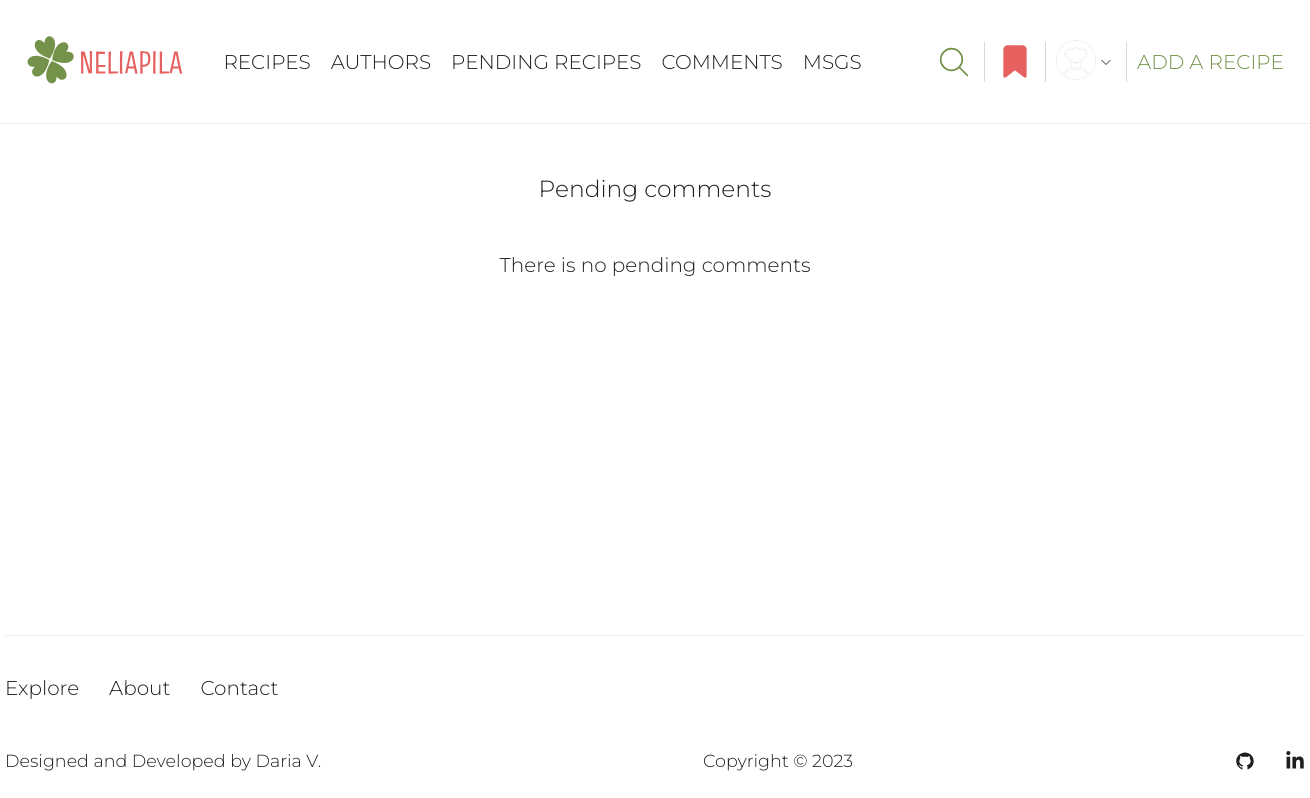
Before: /pending-comments/ (signed in) with the older database file.
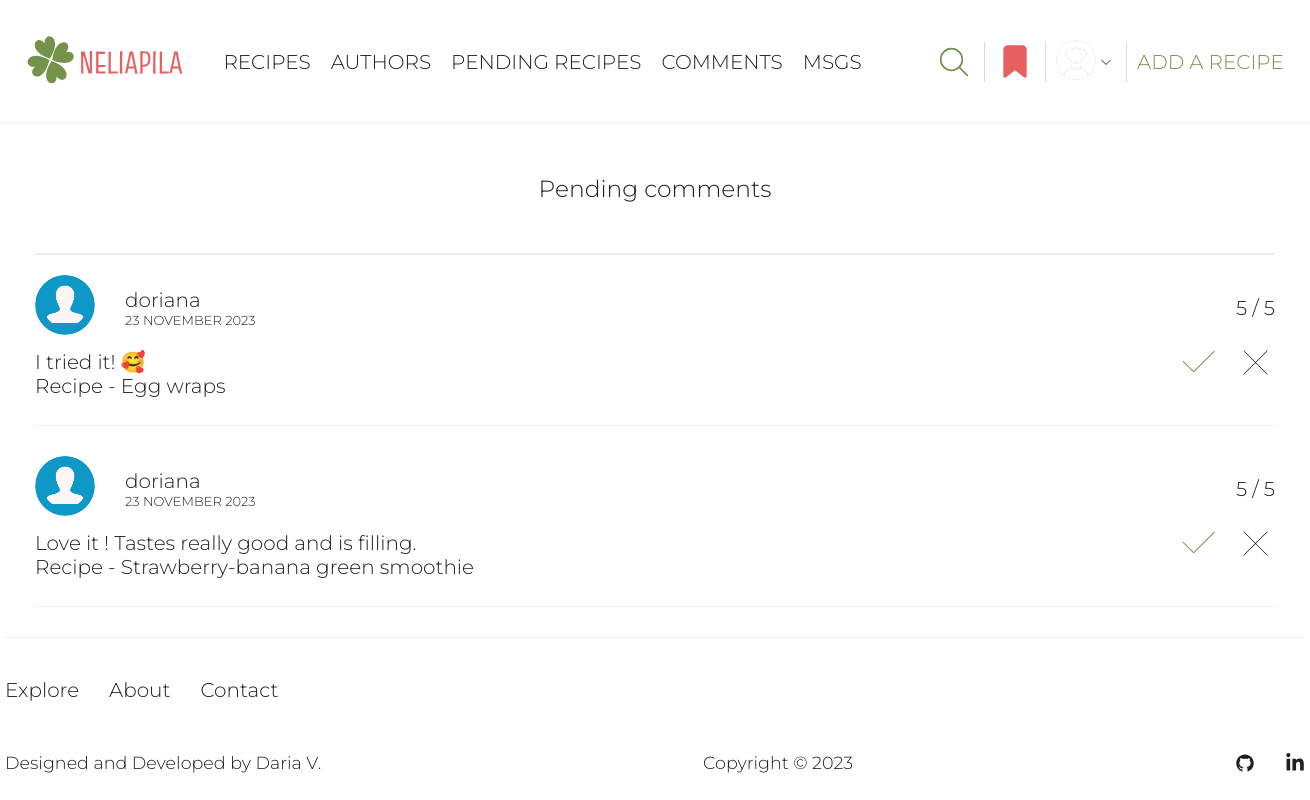
After: the same page with the newer database file.
### user/models.py (models this page shows, shortened)
class Profile(models.Model):
    user = models.OneToOneField(User, on_delete=models.CASCADE)
    name = models.CharField(max_length=50, null=True, blank=True)
    email = models.EmailField(max_length=500, blank=True, null=True, unique=True)
    username = models.CharField(max_length=50, blank=True, null=True)
    bio = models.TextField(blank=True, null=True)
    image = models.ImageField(upload_to='profiles/', blank=True, null=True, default='profiles/default-profile-pic.png')
    created = models.DateTimeField(auto_now_add=True)

### recipes/models.py (models this page shows, shortened)
class Comment(models.Model):
    RATING_CHOICES = [
        (1, 1),
        (2, 2),
        (3, 3),
        (4, 4),
        (5, 5),
    ]
    STATUS_CHOICES = [
        (True, 'Approved'),
        (False, 'On moderation'),
    ]
    owner = models.ForeignKey('user.Profile', on_delete=models.SET_NULL, null=True, blank=True)
    recipe = models.ForeignKey(Recipe, on_delete=models.CASCADE)
    body = models.TextField(max_length=500, null=True, blank=True)
    rating = models.IntegerField(null=False, blank=False, choices=RATING_CHOICES)
    created_date = models.DateTimeField(auto_now_add=True)
    is_approved = models.BooleanField(default=False, choices=STATUS_CHOICES)
    class Meta:
        unique_together = [['owner', 'recipe'], ]

class Recipe(models.Model):
    CATEGORY_CHOICES = [
        ('Breakfast', 'Breakfast'),
        ('Lunch', 'Lunch'),
        ('Dinner', 'Dinner'),
        ('Snacks', 'Snacks'),
        ('Desserts', 'Desserts'),
        ('Drinks', 'Drinks'),
        ('Miscellaneous', 'Other')
    ]
    STATUS_CHOICES = [
        (True, 'Approved'),
        (False, 'On moderation'),
    ]
    author = models.ForeignKey(User, on_delete=models.CASCADE, null=True, blank=True)
    title = models.CharField(max_length=50)
    portions = models.PositiveIntegerField(default=1, blank=True, null=True)
    cooking_hours = models.PositiveIntegerField(default=0)
    cooking_minutes = models.PositiveIntegerField(default=0)
    image = models.ImageField(upload_to=recipe_image_path)
    category = models.CharField(max_length=20, choices=CATEGORY_CHOICES)
    ingredients = models.TextField()
    steps = models.TextField()
    is_approved = models.BooleanField(default=False, choices=STATUS_CHOICES)
    date_created = models.DateTimeField(auto_now_add=True)
    def __str__(self):
        return self.title

### recipes/views.py (the view)
# urls.py: path('pending-comments/', views.pending_comments, name='pending-comments'),
@staff_member_required
def pending_comments(request):
    all_pending_comments = Comment.objects.filter(is_approved=False).all()
    all_pending_comments, paginator, custom_range = paginate(request, all_pending_comments)
    if request.method == 'GET':
        context = {'comments': all_pending_comments, 'paginator': paginator, 'custom_range': custom_range}
        return render(request, 'recipes/pending-comments.html', context)

### home/views.py (called while the page is built)
def paginate(request, items, results=6):
    page = request.GET.get('page')
    paginator = Paginator(items, results)
    try:
        items = paginator.page(page)
    except PageNotAnInteger:
        page = 1
        items = paginator.page(page)
    except EmptyPage:
        page = paginator.num_pages
        items = paginator.page(page)
    page = int(page)
    left_index = page - 3 if page > 3 else 1
    right_index = page + 4 if page < paginator.num_pages - 3 else paginator.num_pages + 1
    custom_range = range(left_index, right_index)
    return items, paginator, custom_range

### templates/recipes/pending-comments.html (shortened to what this page needs)
{% extends 'base/base.html' %}
{% load static %}
{% block css %}
<link rel="stylesheet" href="{% static 'recipes/css/comment-section.css' %}">
{% endblock %}
{% block content %}
<section class="pending-comments-page">
    <section class="pending-comments container">
        <h1 class="pending-comments-heading">Pending comments</h1>
        {% if comments %}
        <section class="all-recipe-comments">
            <div class="comments">
                {% for comment in comments %}
                <div class="one-comment">
                    <div class="comment-owner-info">
                        <div class="comment-owner-info-left">
                            <div class="comment-owner-image">
                                <a href="{% url 'profile' comment.owner.user.id %}">
                                    <img src="{{ comment.owner.image.url }}" alt="Commentator`s image">
                                </a>
                            </div>
                            <div class="owner-name-and-date-created">
                                <div class="owner-name">
                                    <a href="{% url 'profile' comment.owner.user.id %}">
                                        {{ comment.owner.username }}</a>
                                </div>
                                <div class="date-created">
                                    <p>{{ comment.created_date | date:"j F Y"}}</p>
                                </div>
                            </div>
                        </div>
                        <div class="comment-rating">
                            <p>{{ comment.rating }} / 5</p>
                        </div>
                    </div>
                    <div class="comment-body">
                        <p>{{ comment.body }}</p>
                    </div>
                    <div class="delete-comment">
                        <a href="{% url 'delete-comment' comment.id %}">
                            <img src="{% static 'user/images/delete.svg' %}" alt="Delete">
                        </a>
                    </div>
                    <div class="approve-comment">
                        <a href="{% url 'approve-comment' comment.id %}">
                            <img src="{% static 'recipes/images/check-mark.svg' %}" alt="Check mark">
                        </a>
                    </div>
                    <div class="recipe-info">
                        <p>Recipe - <a href="{% url 'specific-recipe' comment.recipe.id %}">{{ comment.recipe }}</a></p>
                    </div>
                </div>
                {% endfor %}
            </div>
        </section>
        {% else %}
        <p class="no-pending-comments">There is no pending comments</p>
        {% endif %}
    </section>
</section>
{% endblock %}

### templates/base/base.html (shortened to what this page needs)
<!DOCTYPE html>
{% load static %}
<html lang="en">
<head>
    <link rel="stylesheet" href="{% static 'base/css/base.css' %}">
    {% block css %}{% endblock %}
</head>
<body>
<header class="header-menu">
    <div class="header container">
        <div class="header-top">
            <div class="logo-menu">
                <div class="logo">
                    <a href="{% url 'recipes' %}"><img src="{% static 'base/images/neliapila_logo.svg' %}"
                                                       alt="NELIAPILA"></a>
                </div>
                <div class="menu">
                    <ul class="menu-list">
                        <li><a href="{% url 'recipes' %}">Recipes</a></li>
                        <li><a href="{% url 'authors' %}">Authors</a></li>
                        {% if user.is_staff %}
                        <li><a href="{% url 'pending-recipes' %}">Pending recipes</a></li>
                        <li><a href="{% url 'pending-comments' %}">Comments</a></li>
                        <li><a href="{% url 'messages' %}">Msgs</a></li>
                        {% endif %}
                    </ul>
                </div>
            </div>
            <div class="right-items-login">
                <button class="search-logo" id="search_logo">
                </button>
                {% if user.is_authenticated %}
                <a class="user-favourites" href="{% url 'favorites' %}">
                    {% else %}
                    <a class="user-favourites" href="{% url 'login' %}">
                        {% endif %}
                    </a>
                <div class="user-profile-next-links">
                    {% if user.is_authenticated %}
                    <a href="{% url 'profile' user.id %}">
                        {% else %}
                        <a href="{% url 'login' %}">
                            {% endif %}
                            {% if user.is_authenticated %}
                            <img class="profile-image" src="{{ user.profile.image.url }}" alt="Profile picture">
                            {% endif %}
                        </a>
                    {% if user.is_authenticated %}
                    <button class="arrow-button" id="arrow-button">
                        <svg id="arrow" width="20px" height="20px" viewBox="0 0 24 24" fill="none"
                             xmlns="http://www.w3.org/2000/svg">
                            <path d="M7 10L12 15L17 10" stroke="#000000" stroke-width="1" stroke-linecap="round"
                                  stroke-linejoin="round"/>
                        </svg>
                    </button>
                    {% endif %}
                </div>
                <a class="add-a-recipe right-links" href="{% url 'add-recipe' %}">ADD A RECIPE</a>
            </div>
        </div>
    </div>
</header>
<main>
    {% block content %}
    {% endblock content%}
</main>
<footer class="footer-nav">
    <div class="page-footer_wrapper container">
        <div class="site-links">
            <div class="links-list">
                <ul class="list-of-links">
                    <li><a href="{% url 'recipes' %}">Explore</a></li>
                    <li><a href="{% url 'about-us' %}">About</a></li>
                    <li><a href="{% url 'contact-us' %}">Contact</a></li>
                </ul>
            </div>
        </div>
        <div class="developer-info">
            <div class="footer-designer-name">
                <h3>Designed and Developed by Daria V.</h3>
            </div>
            <div class="footer-copyright">
                <h3>Copyright © 2023</h3>
            </div>
            <div class="footer-body">
                <ul class="footer-icons">
                    <li class="social-icon">
                        <a href="https://github.com/dariavarlamovaa" target="_blank"
                           rel="noopener noreferrer">
                        </a>
                    </li>
                    <li class="social-icon">
                        <a href="https://www.linkedin.com/in/dariavarlamovaa/"
                           target="_blank" rel="noopener noreferrer">
                        </a>
                    </li>
                </ul>
            </div>
        </div>
    </div>
</footer>
</body>
</html>

### static/base/css/base.css (style rules this page uses)
html { height: 100%; position: relative; }
body { font-family: 'Montserrat', sans-serif; font-weight: 300; font-size: 20px; color: #211f1f; background-color: #FFFFFF; margin: 0; padding: 0; min-height: 100%; display: flex; flex-direction: column; }
a { text-decoration: none; color: #211f1f; }
h1, h2, h3, p { margin: 0; font-weight: 300; }
li, ul { margin: 0; padding: 0; }
svg { vertical-align: middle; }
.container { width: 1240px; margin: 0 auto; position: relative; }
main { flex: 1; }
.header { width: 100%; padding: 0 2%; box-sizing: border-box; font-size: 10px; border-bottom: 1px solid #efefef; }
.header-top { display: flex; align-items: center; justify-content: space-between; padding: 35px 0; box-sizing: border-box; position: relative; }
.logo-menu { display: flex; flex-direction: row; align-items: center; min-width: 500px; }
.logo { margin-right: 40px; }
.logo img { height: 50px; }
.menu-list { display: flex; flex-direction: row; text-transform: uppercase; font-size: 20px; min-width: 235px; }
.menu ul { list-style: none; }
.menu-list li { color: #74924a; margin-right: 20px; }
.right-links { color: #74924a; font-size: 20px; }
.right-items-login { min-width: 350px; display: flex; flex-direction: row; justify-content: space-between; align-items: center; }
.right-items-login button:nth-child(1), .user-favourites { border-right-width: 1px; border-right-style: solid; border-right-color: rgb(217, 217, 217); padding-right: 10px; border-bottom: 0; border-left: 0; border-top: 0; }
.user-profile-next-links { position: relative; display: flex; flex-direction: row; align-items: center; }
.profile-image { width: 40px; height: 40px; border-radius: 100%; }
.add-a-recipe { border-left-width: 1px; border-left-style: solid; border-left-color: rgb(217, 217, 217); padding-left: 10px; display: flex; align-items: center; height: 40px; }
.arrow-button, .search-logo { background-color: transparent; cursor: pointer; height: 40px; border: none; padding: 0; }
.page-footer_wrapper { width: 1300px; box-sizing: border-box; }
.list-of-links { border-top: 1px solid #efefef; list-style: none; display: flex; flex-direction: row; padding: 40px 0 20px; }
.list-of-links li { padding-right: 30px; }
.developer-info { display: flex; flex-wrap: wrap; justify-content: space-between; box-sizing: border-box; padding: 20px 0; font-size: 15px; align-items: center; }
.footer-icons { list-style: none; display: flex; gap: 30px; padding: 0; }
.footer-designer-name, .footer-copyright, .footer-body { height: 40px; display: flex; align-items: center; }
.social-icon a { color: #FFF; }

### static/recipes/css/comment-section.css (style rules this page uses)
.all-recipe-comments { padding-top: 20px; border-top: 2px solid #efefef; }
.one-comment { min-height: 150px; margin-bottom: 30px; border-bottom: 1px solid #efefef; position: relative; }
.comment-owner-image img { border-radius: 100%; height: 60px; width: 60px; }
.comment-owner-info { display: flex; flex-direction: row; justify-content: space-between; align-items: center; padding-bottom: 10px; }
.comment-owner-info-left { display: flex; flex-direction: row; align-items: center; }
.comment-owner-image { margin-right: 30px; }
.date-created { font-size: 13px; text-transform: uppercase; }
.delete-comment { position: absolute; right: 7px; bottom: 30%; }
.delete-comment img { width: 25px; height: 25px; }
.pending-comments-heading { text-align: center; padding: 50px 0; }
.approve-comment { position: absolute; bottom: 28%; right: 60px; }

Changed rows visible on the page:
added Comment: owner.image (picture), owner.username "doriana", created_date "23 NOVEMBER 2023", rating "5", body "I tried it! 🥰", recipe "Egg wraps"
added Comment: owner.image (picture), owner.username "doriana", created_date "23 NOVEMBER 2023", rating "5", body "Love it ! Tastes really good and is filling.", recipe "Strawberry-banana green smoothie"
Other visible differences:
text no longer shown: "There is no pending comments"
